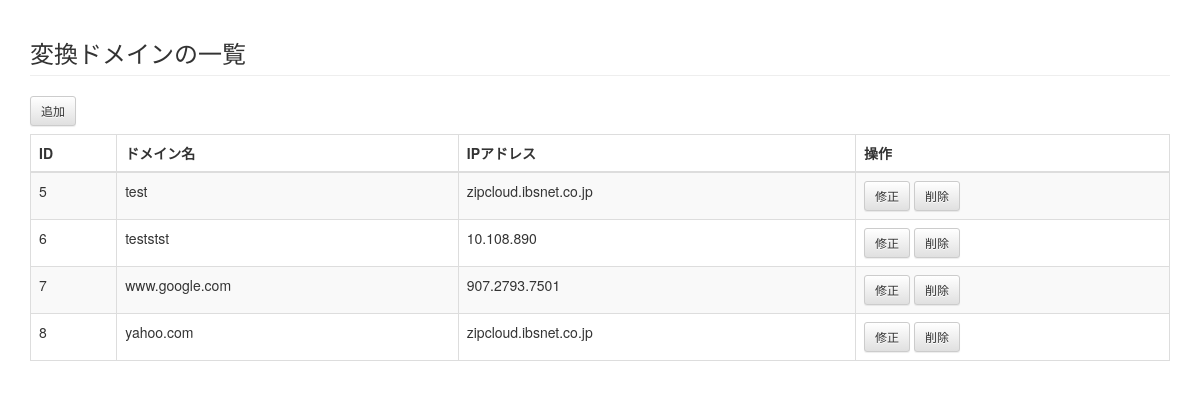
Page /domain/cms/domain/ on the committed database.
### cms/models.py (models this page shows, shortened)
class Domain(models.Model):
	name = models.CharField('domain', max_length=255)
	ip = models.CharField('IP', max_length=255)

### cms/views.py (the view)
def domain_list(request):
	domains = Domain.objects.all().order_by('id')
	return render(request,
					'cms/domain_list.html',
					{'domains': domains})

### cms/templates/cms/domain_list.html (shortened to what this page needs)
{% extends "base.html" %}
{% block content %}
    <h3 class="page-header">変換ドメインの一覧</h3>
    <a href="{% url 'cms:domain_add' %}" class="btn btn-default btn-sm">追加</a>
    <table class="table table-striped table-bordered">
      <thead>
        <tr>
          <th>ID</th>
          <th>ドメイン名</th>
          <th>IPアドレス</th>
          <th>操作</th>
        </tr>
      </thead>
      <tbody>
        {% for domain in domains %}
        <tr>
          <td>{{ domain.id }}</td>
          <td>{{ domain.name }}</td>
          <td>{{ domain.ip }}</td>
          <td>
            <a href="{% url 'cms:domain_mod' domain_id=domain.id %}" class="btn btn-default btn-sm">修正</a>
            <a href="{% url 'cms:domain_del' domain_id=domain.id %}" class="btn btn-default btn-sm">削除</a>
          </td>
        </tr>
        {% endfor %}
      </tbody>
    </table>
{% endblock content %}

### cms/templates/cms/domain_list.html (style rules this page uses)
table { margin-top: 8px; }

### rows in the picture
Domain: id "5", name "test", ip "zipcloud.ibsnet.co.jp"
Domain: id "6", name "teststst", ip "10.108.890"
Domain: id "7", name "www.google.com", ip "907.2793.7501"
Domain: id "8", name "yahoo.com", ip "zipcloud.ibsnet.co.jp"
